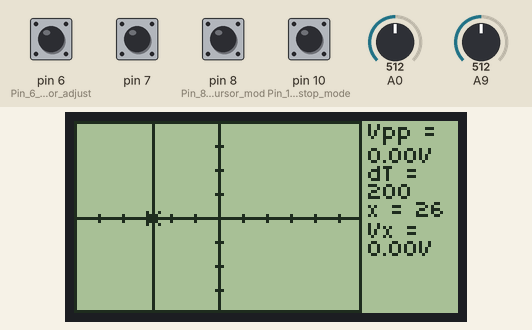
This sketch was run on a simulated Arduino Mega 2560, built with avr-gcc and run on an emulated ATmega2560. Parts: 128×64 one-colour display. The test bench sets the inputs (shaded band); at power-on: pin 6 (Pin_6_and_7_is_for_adjust), pin 7, pin 8 (Pin_8_reads_if_cursor_mod), pin 10 (Pin_10_reads_if_stop_mode) HIGH, A9 = 512, A0 = 512.

Above: at 2.3 s.
2.4 s: pin 8 (Pin_8_reads_if_cursor_mod) pulled LOW for 0.15 s
At 3.3 s:
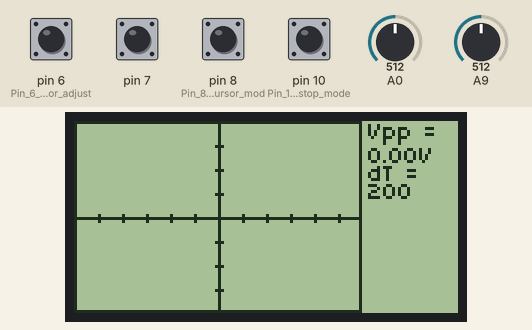
4.1 s: pin 10 (Pin_10_reads_if_stop_mode) pulled LOW for 0.15 s
At 4.9 s:
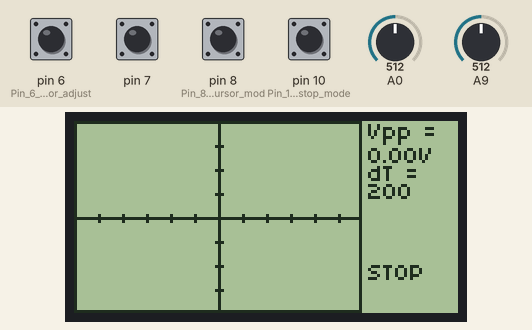
5.8 s: pin 8 (Pin_8_reads_if_cursor_mod) pulled LOW for 1 s
At 8.1 s:
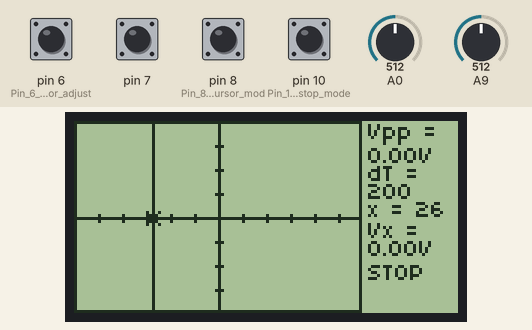
8.4 s: A9 set to 716
At 8.9 s:
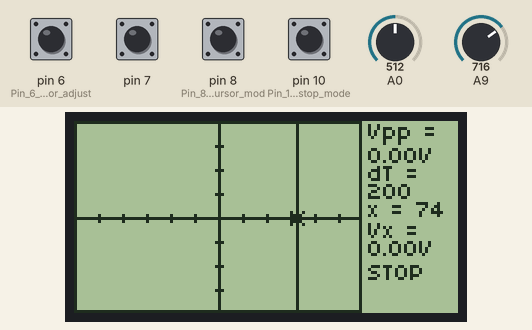
10.0 s: pin 6 (Pin_6_and_7_is_for_adjust) pulled LOW for 0.15 s
At 11.3 s:
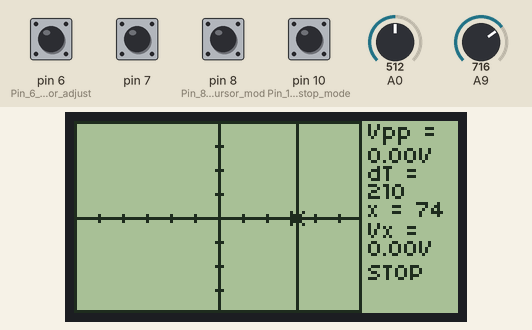
11.7 s: pin 6 (Pin_6_and_7_is_for_adjust) pulled LOW for 1 s
At 13.9 s:
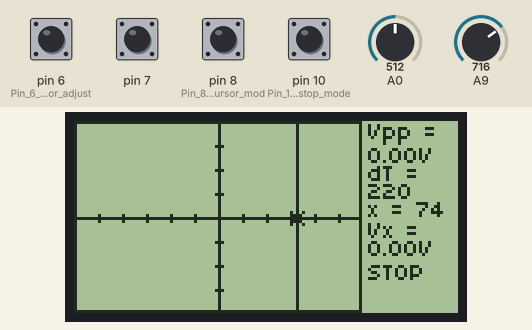
Timing chart, 0 to 15.3 s (numbered marks = the images above; inputs shaded):
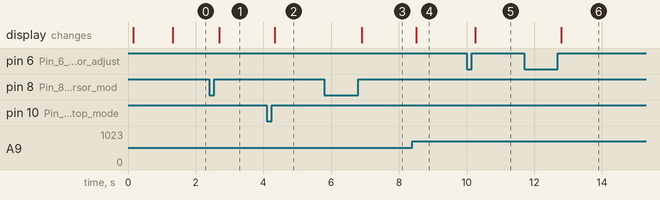

The sketch:

fp.ino
```cpp
#include "U8glib.h"

U8GLIB_ST7920_128X64_4X u8g(5);	// Hardware SPI configuration. Pin 5 = CS.

// The logo used in welcome screen.
const unsigned char logo[512] U8G_PROGMEM = {
	0x00, 0x00, 0x00, 0x00, 0x00, 0x00, 0x00, 0x00,
	0x00, 0x00, 0x00, 0x00, 0x00, 0x00, 0x00, 0x00,
	0x00, 0x00, 0x00, 0x00, 0x00, 0x00, 0xc0, 0x00,
	0x00, 0x00, 0x00, 0x00, 0x00, 0x01, 0xc0, 0x00,
	0x00, 0x00, 0x00, 0x00, 0x00, 0x01, 0xc0, 0x00,
	0x00, 0x00, 0x00, 0x00, 0x00, 0x01, 0x80, 0x00,
	0x00, 0x00, 0x00, 0x00, 0x00, 0x07, 0xc0, 0x00,
	0x00, 0x00, 0x00, 0x00, 0x00, 0x1f, 0xf0, 0x00,
	0x00, 0x00, 0x00, 0x00, 0x00, 0x3f, 0xf8, 0x00,
	0x00, 0x00, 0x00, 0x00, 0x00, 0x7f, 0xfc, 0x00,
	0x00, 0x00, 0x00, 0x00, 0x00, 0xff, 0xfe, 0x00,
	0x00, 0x00, 0x00, 0x00, 0x01, 0xff, 0xfe, 0x00,
	0x00, 0x00, 0x00, 0x00, 0x03, 0xff, 0xf0, 0x00,
	0x00, 0x00, 0x00, 0x00, 0x07, 0xff, 0xe0, 0x00,
	0x00, 0x00, 0x00, 0x00, 0x77, 0xff, 0xe0, 0x00,
	0x00, 0x00, 0x00, 0x00, 0x7f, 0xff, 0xf0, 0x00,
	0x00, 0x00, 0x00, 0x00, 0xff, 0xff, 0xf0, 0x00,
	0x00, 0x00, 0x00, 0x00, 0xff, 0xff, 0xf8, 0x00,
	0x00, 0x00, 0x00, 0x00, 0x7f, 0xff, 0xfe, 0x00,
	0x00, 0x00, 0x00, 0x00, 0x7f, 0xff, 0xff, 0x00,
	0x00, 0x00, 0x00, 0x00, 0x7f, 0xff, 0xfe, 0x00,
	0x00, 0x00, 0x00, 0x00, 0x3f, 0xff, 0xfe, 0x00,
	0x00, 0x00, 0x3c, 0x00, 0x1f, 0xff, 0xfc, 0x00,
	0x00, 0x01, 0xff, 0x80, 0x0f, 0xff, 0xfc, 0x00,
	0x00, 0x07, 0xff, 0xc0, 0x0f, 0xff, 0xf8, 0x00,
	0x00, 0x0f, 0xff, 0xe0, 0x07, 0xff, 0xf0, 0x00,
	0x00, 0x1f, 0xff, 0xf0, 0x07, 0xff, 0xe0, 0x00,
	0x00, 0x3f, 0xff, 0xf8, 0x07, 0xff, 0x80, 0x00,
	0x00, 0xff, 0xff, 0xf8, 0x07, 0xff, 0x00, 0x00,
	0x00, 0xff, 0xff, 0xfc, 0x07, 0xff, 0x00, 0x00,
	0x01, 0xff, 0xff, 0xfc, 0x03, 0xff, 0x00, 0x00,
	0x03, 0xff, 0xff, 0xfc, 0x03, 0xff, 0x00, 0x00,
	0x07, 0xff, 0xfc, 0x7f, 0xe3, 0xff, 0x00, 0x00,
	0x0f, 0xff, 0xf0, 0x1f, 0xff, 0xff, 0x00, 0x00,
	0x0f, 0xff, 0xe0, 0x0f, 0xff, 0xff, 0x00, 0x00,
	0x1f, 0xff, 0xc0, 0x1f, 0xff, 0xff, 0x00, 0x00,
	0x1f, 0xff, 0x80, 0x3f, 0xff, 0xff, 0x00, 0x00,
	0x3f, 0xff, 0x80, 0x3f, 0xff, 0xff, 0x00, 0x00,
	0x3f, 0xff, 0x00, 0x3f, 0xff, 0xff, 0x00, 0x00,
	0x3f, 0xff, 0x00, 0x3f, 0xff, 0xfe, 0x00, 0x00,
	0x3f, 0xfe, 0x00, 0x3f, 0xff, 0xfe, 0x00, 0x00,
	0x1f, 0xfe, 0x00, 0x3f, 0xff, 0xfe, 0x00, 0x00,
	0x0f, 0xfe, 0x00, 0x3f, 0xff, 0xff, 0x00, 0x00,
	0x0f, 0xfc, 0x00, 0x3f, 0xef, 0xff, 0x80, 0x00,
	0x07, 0xfc, 0x01, 0xff, 0xc7, 0xdf, 0xc0, 0x00,
	0x03, 0xfc, 0x03, 0xff, 0xc7, 0xcf, 0xc0, 0x00,
	0x01, 0xfc, 0x07, 0xff, 0x87, 0xcf, 0xe0, 0x00,
	0x00, 0xfc, 0x0f, 0xef, 0x87, 0xe7, 0xf0, 0x00,
	0x00, 0x7c, 0x0f, 0xcf, 0x87, 0xe7, 0xf8, 0x00,
	0x00, 0x78, 0x1f, 0xdf, 0x07, 0xe7, 0xfc, 0x00,
	0x00, 0x38, 0x1f, 0x9f, 0x07, 0xe3, 0xfe, 0x00,
	0x00, 0x18, 0x3f, 0x9f, 0x07, 0xe1, 0xff, 0x00,
	0x00, 0x0c, 0x3f, 0x1f, 0x07, 0xf1, 0xff, 0x80,
	0x00, 0x00, 0x7f, 0x1f, 0x07, 0xf0, 0xff, 0x80,
	0x00, 0x00, 0x7f, 0x1f, 0x87, 0xf0, 0xff, 0x80,
	0x00, 0x00, 0x7f, 0x1f, 0x87, 0xf0, 0x7f, 0x00,
	0x00, 0x00, 0xfe, 0x1f, 0x87, 0xf8, 0x7e, 0x00,
	0x00, 0x00, 0xfe, 0x1f, 0xc7, 0xf8, 0x3e, 0x00,
	0x00, 0x00, 0xff, 0x1f, 0xc7, 0xf8, 0x1c, 0x00,
	0x00, 0x00, 0x3e, 0x1f, 0x87, 0xfc, 0x00, 0x00,
	0x00, 0x00, 0x00, 0x0e, 0x07, 0xfc, 0x00, 0x00,
	0x00, 0x00, 0x00, 0x00, 0x07, 0xf8, 0x00, 0x00,
	0x00, 0x00, 0x00, 0x00, 0x03, 0xc0, 0x00, 0x00,
	0x00, 0x00, 0x00, 0x00, 0x00, 0x00, 0x00, 0x00,
};

int x, y, sta, i;

//Buffer for buffing sample signal, and Y for the data to display
int Buffer[256];
int Y[128];

int divT = 200; // time delay when sampling
float Vpp;

bool stopMode = false;
bool cursorMode = true;


void setup(void) {

	// flip screen, if required
	// u8g.setRot180();


	pinMode(10, INPUT); // Pin 10 reads if stop mode is on
	pinMode(8, INPUT); // Pin 8 reads if cursor mode is on
	pinMode(6, INPUT); // Pin 6 and 7 is for adjusting divT.
	pinMode(7, INPUT);

	// Turn on the built-in pull-up resistors
	digitalWrite(10, HIGH);
	digitalWrite(8, HIGH);
	digitalWrite(6, HIGH);
	digitalWrite(7, HIGH);


	// Draw a welcome screen.
	u8g.firstPage();
	do {
		welcomeScreen();
	} while ( u8g.nextPage() );

	delay(1000);
}

/***************************/
// this function read the keys.//
void keyScan(void)
{
	// If a key is pressed, delay 20 ms and read again to get rid of any noise, then wait until the button is released.

	if (digitalRead(10) == 0) {
		delay(20);
		if (digitalRead(10) == 0)
			stopMode = !stopMode;
		while (digitalRead(10) == 0);
	}

	if (digitalRead(8) == 0) {
		delay(20);
		if (digitalRead(8) == 0)
			cursorMode = !cursorMode;
		while (digitalRead(8) == 0);
	}


	if (digitalRead(6) == 0) {
		delay(20);
		if (digitalRead(6) == 0)
			divT = min(1000, divT + 10);
		while (digitalRead(6) == 0);
	}

	if (digitalRead(7) == 0) {
		delay(20);
		if (digitalRead(7) == 0)
			divT = max(divT - 10, 0);
		while (digitalRead(7) == 0);
	}

}

/***************************/
// This function samples the
// input signal and process them
// for display.
void sample(void) {

	for (x = 0; x < 192; x++) //sampling input waveform from A0
	{
		delayMicroseconds(divT);
		Buffer[x] = (analogRead(A0));
	}

	int vmax = Buffer[0];
	int vmin = vmax;

	for (i = 0; i < 192; i++)
	{
		if (Buffer[i] > vmax) vmax = Buffer[i];
		if (Buffer[i] < vmin) vmin = Buffer[i];
	}

	int Thr = (vmax + vmin) / 2; //Thresold voltage, this helps to find the rising edge
	Vpp = (vmax - vmin) / 1023.0 * 10; // peak-to-peak voltage

	for (sta = 0; sta < 96; sta++) // this for loop finds the position of the rising edge.
	{
		if (Buffer[sta] < Thr && Buffer[sta + 2] > Thr)
			break;
	}

	for (i = 0; i < 96; i++) //feed the signal to display.
		Y[i] =  map((Buffer[i + sta]), 0, 1023, 0, 64);
}

/*****************/
// This function draw the input signal, the axises and Vpp.
// It should be used inside a picture loop.
void drawWave(void) {
	for (x = 0; x < 96; x++)
		u8g.drawLine(x, Y[x], x, Y[x + 1]); //draw the waveform itself.

	u8g.drawLine(48, 0, 48, 63); // draw axises
	u8g.drawLine(0, 32, 95, 32);
	for (x = 0; x < 96; x += 8)
		u8g.drawLine(x, 31, x, 33);
	for (x = 0; x < 64; x += 8)
		u8g.drawLine(47, x, 49, x);

	u8g.drawFrame(0, 0, 96, 64); //draw the frame

	//print Vpp
	u8g.setPrintPos(98, 6);
	u8g.setFont(u8g_font_04b_03);
	u8g.print("Vpp = ");
	u8g.setPrintPos(98, 14);
	u8g.print(Vpp, 2); u8g.print("V");

	//print dt
	u8g.setPrintPos(98, 20);
	u8g.print("dT = ");
	u8g.setPrintPos(98, 26);
	u8g.print(divT);

	//print stopmode indicator
	if (stopMode) {
		u8g.setPrintPos(98, 53);
		u8g.print("STOP");
	}

}

//this function draw the cursor and the corresponding value.
// It should be used inside a picture loop.
void drawCur(void) {
	// read cursor position from A9 (which is controlled by a potentiometer)
	// also calculate the corresponding value
	int cPos = constrain(map(analogRead(A9), 400, 800, 0, 94), 0, 95);
	float value = 5 - Y[cPos] / 64.0 * 10;

	u8g.drawLine(cPos, 0, cPos, 63); //draw cursor

	u8g.drawLine(max(cPos - 2, 0), max(Y[cPos] - 2, 0), min(cPos + 2, 95), min(Y[cPos] + 2, 64)); //draw a little X mark
	u8g.drawLine(min(cPos + 2, 95), max(Y[cPos] - 2, 0), max(cPos - 2, 0), min(Y[cPos] + 2, 64));

	// show the value of the cursor

	u8g.setFont(u8g_font_04b_03);
	u8g.setPrintPos(98, 32);
	u8g.print("x = ");
	u8g.print(cPos);
	u8g.setPrintPos(98, 39);
	u8g.print("Vx = ");
	u8g.setPrintPos(98, 45);
	u8g.print(value, 2);
	u8g.print("V");
}


void loop(void) {

	keyScan();

	if (!stopMode) {
		sample();
	}
	//picture loop
	u8g.firstPage();
	do
	{
		drawWave();
		if (cursorMode)
			drawCur();
	}
	while ( u8g.nextPage( ));

}

void welcomeScreen(void) {

	u8g.setColorIndex(1); // draw black pixels
	u8g.setFont(u8g_font_04b_03); //set a font
	u8g.setPrintPos(4, 15);
	u8g.print("The ultimate");
	u8g.drawBitmapP( 32, 0, 8, 64, logo); //draw the logo pony
	u8g.setColorIndex(0);
	u8g.setPrintPos(63, 39);
	u8g.print("volt");
	u8g.setColorIndex(1);
	u8g.setPrintPos(81, 39);
	u8g.print("pony");
}
```

Measured:
- after the input at 2.4 s, the display: changes after 0.29 s (image 1)
- after the input at 4.1 s, the display: changes after 0.23 s (image 2)
- after the input at 5.8 s, the display: changes after 1.1 s (image 3)
- after the input at 8.4 s, the display: changes after 0.12 s (image 4)
- after the input at 10.0 s, the display: changes after 0.25 s (image 5)
- after the input at 11.7 s, the display: changes after 1.1 s (image 6)
